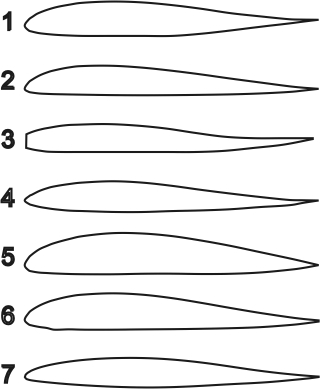
#> input picture Xtest/imgDetection/wing.jpg, 334 x 389 px
$ python detect1.py   (Python 2 division)
#> lines starting #> are read from the running program, lines starting #| are printed output that depends on the picture; after the words box and inside, x2 and y2 are one past the last pixel; in counts of white or black regions, pixels touching at a corner belong together
'''
Created on Aug 29, 2014

@author: rene
'''
import numpy as np
import cv2

img = cv2.imread('wing.jpg')
#> img is the input picture: shape (389, 334, 3); min 26, max 255, mean 238
gray = cv2.imread('wing.jpg',0)
#> gray: shape (389, 334); min 26, max 255, mean 238

ret,thresh = cv2.threshold(gray,127,255,1)
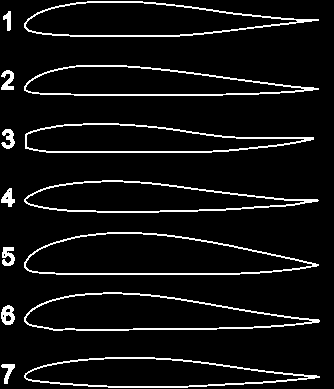
#> thresh: shape (389, 334); 7.1% white in thin lines or dots

contours,h = cv2.findContours(thresh,1,2)
#> contours = 27 contours, 5 with area under 20; largest, box (x1, y1, x2, y2) and area: (24, 232, 319, 275) 8802, (25, 233, 313, 274) 8204, (24, 292, 320, 331) 7421, (25, 293, 313, 330) 6823, (24, 1, 319, 37) 6818; h = 27 rows, first 6: [1, -1, -1, -1], [2, 0, -1, -1], [3, 1, -1, -1], [4, 2, -1, -1], [5, 3, -1, -1], [6, 4, -1, -1]
n = 0

for cnt in contours:
    approx = cv2.approxPolyDP(cnt,0.01*cv2.arcLength(cnt,True),True)
    print "Rene" , len(approx)
    if len(approx)==5:
        print "pentagon"
        print cnt
        cv2.drawContours(img,[cnt],0,255,0)
    n+=1
    if n == 2 :
      break
#> this loop made 2 passes
#> n on passes 1 to 2: 1, 2
#> (printed output is left out)
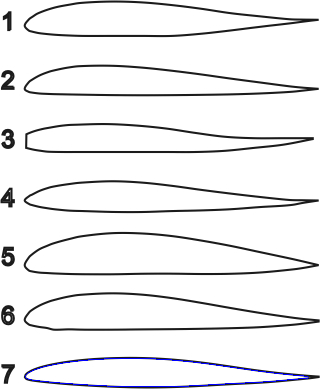
#> img: shape (389, 334, 3); 0.44% of pixels changed, all inside (x1, y1, x2, y2) = (25, 358, 309, 387)
#> after the loop, n = 2

cv2.imshow('img',img)
cv2.waitKey(0)
cv2.destroyAllWindows()
